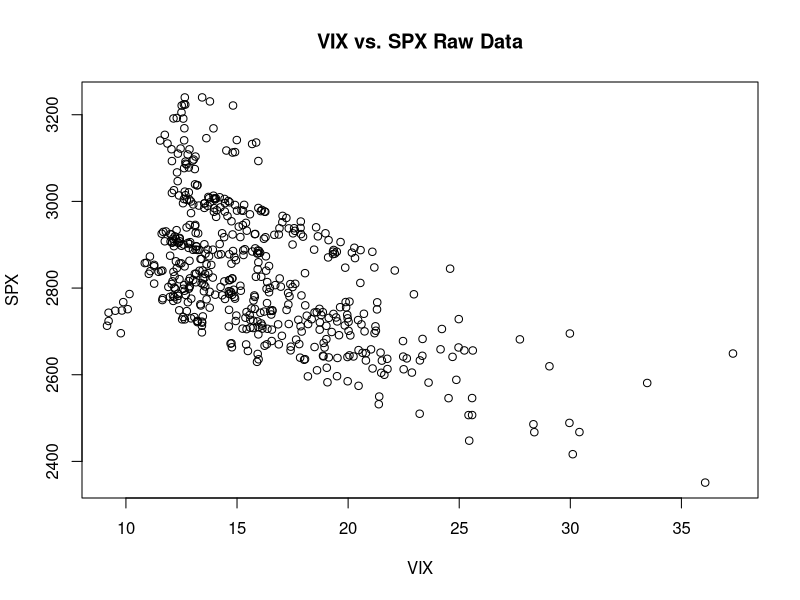
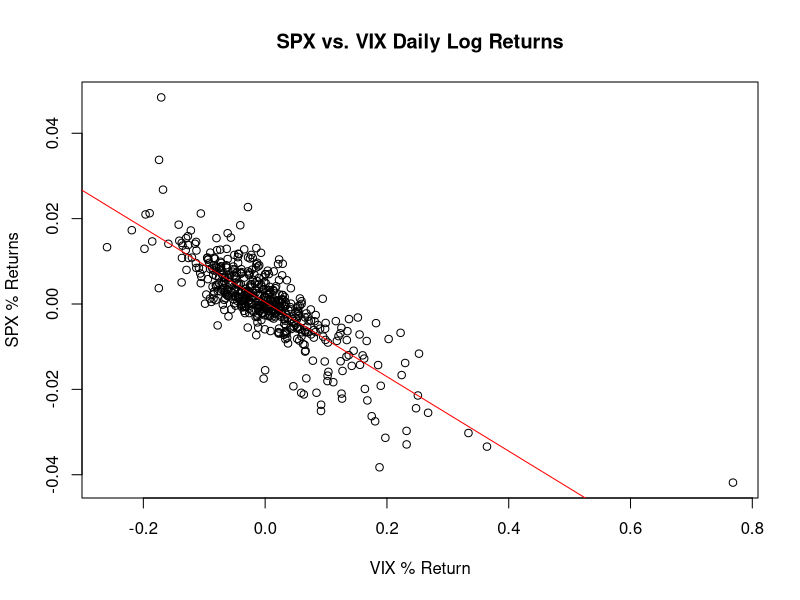
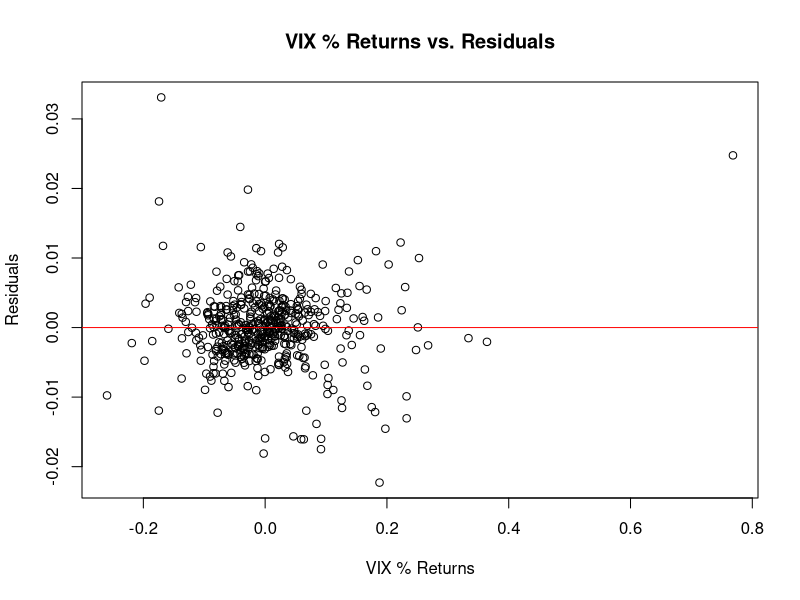

Source code (R) for these figures, in order:
getwd()
leverage = read.csv(file = "leverage.csv")

plot(
  leverage$SPX ~ leverage$VIX,
  xlab = "VIX",
  ylab = "SPX",
  main = "VIX vs. SPX Raw Data",
  pch = 1,
)

# TODO: Do we need to annualize the returns?
# Calculate the daily return for each column.
returns_spx <- diff(log(leverage$SPX))
returns_vix <- diff(log(leverage$VIX))

# (i) and (ii)
plot(
  returns_vix,
  returns_spx,
  xlab = "VIX % Return",
  ylab = "SPX % Returns",
  main = "SPX vs. VIX Daily Log Returns",
)
model = lm(returns_spx ~ returns_vix)
abline(model, col=c("red"))

# Double-check our Model
plot(
  model$residuals ~ returns_vix,
  ylab = "Residuals",
  xlab = "VIX % Returns",
  main = "VIX % Returns vs. Residuals",
  pch = 1,
)
residuals_model = lm(model$residuals ~ returns_vix)
abline(residuals_model, col=c("red"))
# sum(model$residuals)
# cor(model$residuals, returns_vix)

# Calculate coefficients using standard deviation and correlation
b1 = cor(returns_vix, returns_spx) * (sd(returns_spx)/sd(returns_vix))
b0 = mean(returns_spx) - mean(returns_vix) * b1

# Commands for answering particular questions about the model:
#
# sd(returns_spx)
# sd(returns_vix)
# cor(returns_vix, returns_spx)
# model$coefficients["(Intercept)"] == b0
# model$coefficients["returns_vix"] == b1

# (iii)
model_summary = summary(model)
model_anova = anova(model)

ssr = model_anova["returns_vix","Sum Sq"]
sse = model_anova["Residuals", "Sum Sq"]
sst = ssr + sse
# cbind(ssr, sse, sst)
# print(model_summary)
# print(model_anova)

# (iv)
model_correlation = sqrt(model_summary$r.squared)
model_correlation_matches = - model_correlation == cor(returns_vix, returns_spx)
paste("Model r-squared and correlation match:", model_correlation_matches)

# (v)
# https://stats.stackexchange.com/questions/259812/95-confidence-interval-for-mean-of-a-large-sample
predict_confidence = 0.95 # used for a two-tail test of 90% - see stack exchange link
predict_stdev = 0.025
predict_vix_return = 0.10
predict_y =
    model$coefficients["(Intercept)"] +
    (model$coefficients["returns_vix"] * predict_vix_return)

# Y ~ N(predict_y, predict_vix_return)
# PI = Y +/- stdev
predict_interval = qnorm(
  predict_confidence,
  mean = predict_y,
  sd = predict_stdev,
)
predict_lower = predict_y - predict_interval
predict_upper = predict_y + predict_interval
predict_final = cbind(predict_lower, predict_y, predict_upper)
